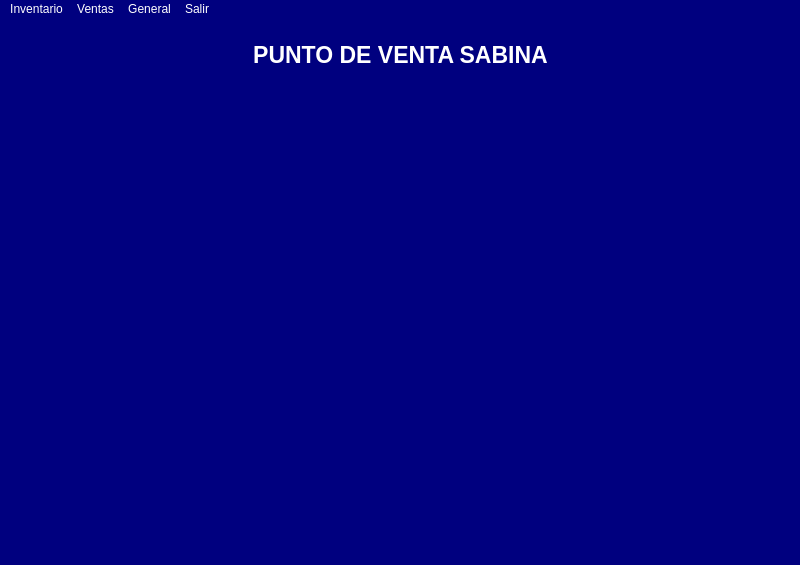
<?xml version="1.0" encoding="UTF-8"?>
<ui version="4.0">
 <class>MainWindow</class>
 <widget class="QMainWindow" name="MainWindow">
  <property name="geometry">
   <rect>
    <x>0</x>
    <y>0</y>
    <width>800</width>
    <height>565</height>
   </rect>
  </property>
  <property name="windowTitle">
   <string>MainWindow</string>
  </property>
  <property name="styleSheet">
   <string notr="true">background-color: rgb(0, 0, 127);
alternate-background-color: rgb(170, 255, 0);
color: rgb(255, 255, 255);</string>
  </property>
  <widget class="QWidget" name="centralwidget">
   <widget class="QLabel" name="label">
    <property name="geometry">
     <rect>
      <x>230</x>
      <y>10</y>
      <width>341</width>
      <height>51</height>
     </rect>
    </property>
    <property name="font">
     <font>
      <pointsize>17</pointsize>
      <weight>75</weight>
      <bold>true</bold>
     </font>
    </property>
    <property name="text">
     <string>PUNTO DE VENTA SABINA</string>
    </property>
    <property name="alignment">
     <set>Qt::AlignCenter</set>
    </property>
   </widget>
   <widget class="QLabel" name="label_2">
    <property name="geometry">
     <rect>
      <x>140</x>
      <y>130</y>
      <width>531</width>
      <height>301</height>
     </rect>
    </property>
    <property name="text">
     <string/>
    </property>
    <property name="pixmap">
     <pixmap>imagenes/fondo_pto_venta.png</pixmap>
    </property>
    <property name="scaledContents">
     <bool>true</bool>
    </property>
   </widget>
  </widget>
  <widget class="QMenuBar" name="menubar">
   <property name="geometry">
    <rect>
     <x>0</x>
     <y>0</y>
     <width>800</width>
     <height>21</height>
    </rect>
   </property>
   <widget class="QMenu" name="menuInventario">
    <property name="title">
     <string>Inventario</string>
    </property>
    <addaction name="actionCategoria"/>
    <addaction name="actionArticulo"/>
   </widget>
   <widget class="QMenu" name="menuVentas">
    <property name="title">
     <string>Ventas</string>
    </property>
    <addaction name="actionGrupo_Cliente"/>
   </widget>
   <widget class="QMenu" name="menuGeneral">
    <property name="title">
     <string>General</string>
    </property>
    <addaction name="actionPersona"/>
    <addaction name="actionEmpleado"/>
    <addaction name="actionUsuario"/>
   </widget>
   <widget class="QMenu" name="menuSalir">
    <property name="title">
     <string>Salir</string>
    </property>
    <addaction name="actionCerrar_Sesion"/>
   </widget>
   <addaction name="menuInventario"/>
   <addaction name="menuVentas"/>
   <addaction name="menuGeneral"/>
   <addaction name="menuSalir"/>
  </widget>
  <widget class="QStatusBar" name="statusbar"/>
  <action name="actionCategoria">
   <property name="text">
    <string>Categoria</string>
   </property>
  </action>
  <action name="actionArticulo">
   <property name="text">
    <string>Articulo</string>
   </property>
  </action>
  <action name="actionPersona">
   <property name="text">
    <string>Persona</string>
   </property>
  </action>
  <action name="actionEmpleado">
   <property name="text">
    <string>Empleado</string>
   </property>
  </action>
  <action name="actionUsuario">
   <property name="text">
    <string>Usuario</string>
   </property>
  </action>
  <action name="actionCerrar_Sesion">
   <property name="text">
    <string>Cerrar Sesion</string>
   </property>
  </action>
  <action name="actionGrupo_Cliente">
   <property name="text">
    <string>Grupo Cliente</string>
   </property>
  </action>
 </widget>
 <resources/>
 <connections/>
</ui>
